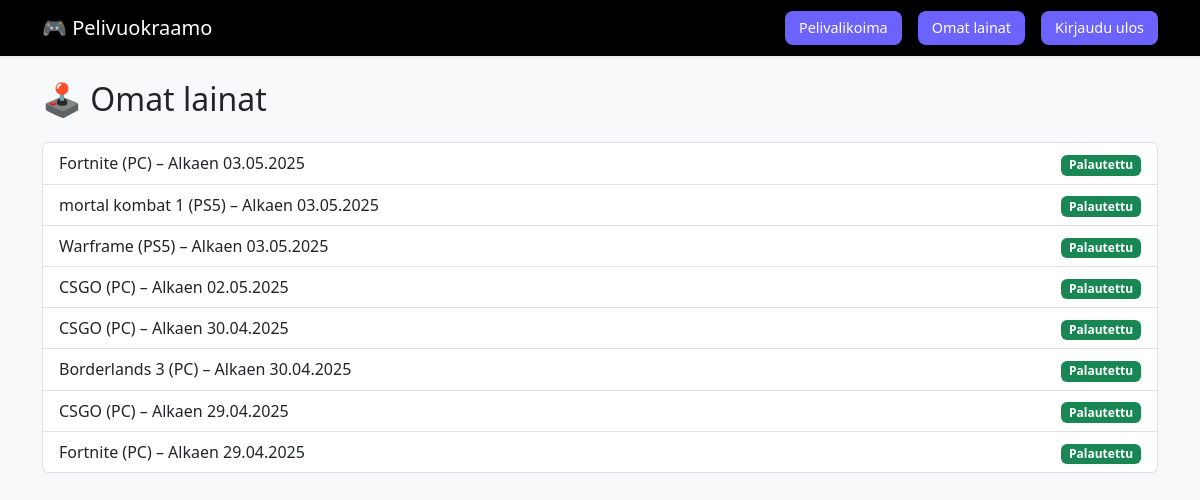
Page /loans/ (signed in) on the committed database.
### vuokraus/models.py (models this page shows, shortened)
class Loan(models.Model):
    user = models.ForeignKey(User, on_delete=models.RESTRICT)
    game = models.ForeignKey(Game, on_delete=models.RESTRICT)
    loan_date = models.DateTimeField(auto_now_add=True)
    due_date = models.DateTimeField()
    returned_at = models.DateTimeField(null=True, blank=True)
    class Meta:
        indexes = [
            models.Index(fields=["user"]),
            models.Index(fields=["game"]),
            models.Index(fields=["returned_at"]),
        ]
        constraints = [
            models.UniqueConstraint(
                fields=["user", "game"],
                condition=models.Q(returned_at__isnull=True),
                name="unique_active_loan"
            )
        ]

class Game(models.Model):
    title = models.CharField(max_length=200)
    platform = models.ForeignKey(Platform, on_delete=models.RESTRICT)
    genre = models.ManyToManyField(Genre)
    age_rating = models.PositiveSmallIntegerField()
    cover_image = models.ImageField(upload_to=cover_upload_path, null=True, blank=True)
    description = models.TextField()
    class Meta:
        indexes = [
            models.Index(fields=["title"]),
            models.Index(fields=["platform"]),
        ]

class Platform(models.Model):
    name = models.CharField(max_length=50, unique=True)
    class Meta:
        indexes = [models.Index(fields=["name"])]

### vuokraus/views.py (the view)
# urls.py: path('loans/', LoanHistoryView.as_view(), name="loan_history"),
class LoanHistoryView(LoginRequiredMixin, ListView):
    model = Loan
    template_name = "vuokraus/loan_history.html"
    context_object_name = "loans"
    def get_queryset(self):
        return Loan.objects.filter(user=self.request.user).order_by("-loan_date")

### vuokraus/templates/vuokraus/loan_history.html
{% extends 'base.html' %}
{% block content %}
<h2 class="mb-4">🕹️ Omat lainat</h2>
<ul class="list-group">
    {% for loan in loans %}
    <li class="list-group-item d-flex justify-content-between align-items-center">
        <div>
            {{ loan.game.title }} ({{ loan.game.platform.name }}) – Alkaen {{ loan.loan_date|date:"d.m.Y" }}
        </div>
        <div>
            {% if loan.returned_at %}
                <span class="badge bg-success">Palautettu</span>
            {% else %}
                <a href="{% url 'return_game' loan.pk %}" class="btn btn-sm btn-danger">Palauta</a>
            {% endif %}
        </div>
    </li>
    {% endfor %}
</ul>
{% endblock %}

### static/css/style.css (style rules this page uses)
body { font-family: 'Segoe UI', Tahoma, Geneva, Verdana, sans-serif; background-color: #f5f6fa; margin: 0; padding: 0; }

### rows in the picture
Loan: game "Fortnite", game.platform.name "PC", loan_date "03.05.2025", shows "Palautettu"
Loan: game "mortal kombat 1", game.platform.name "PS5", loan_date "03.05.2025", shows "Palautettu"
Loan: game "Warframe", game.platform.name "PS5", loan_date "03.05.2025", shows "Palautettu"
Loan: game "CSGO", game.platform.name "PC", loan_date "02.05.2025", shows "Palautettu"
Loan: game "CSGO", game.platform.name "PC", loan_date "30.04.2025", shows "Palautettu"
Loan: game "Borderlands 3", game.platform.name "PC", loan_date "30.04.2025", shows "Palautettu"
Loan: game "CSGO", game.platform.name "PC", loan_date "29.04.2025", shows "Palautettu"
Loan: game "Fortnite", game.platform.name "PC", loan_date "29.04.2025", shows "Palautettu"
